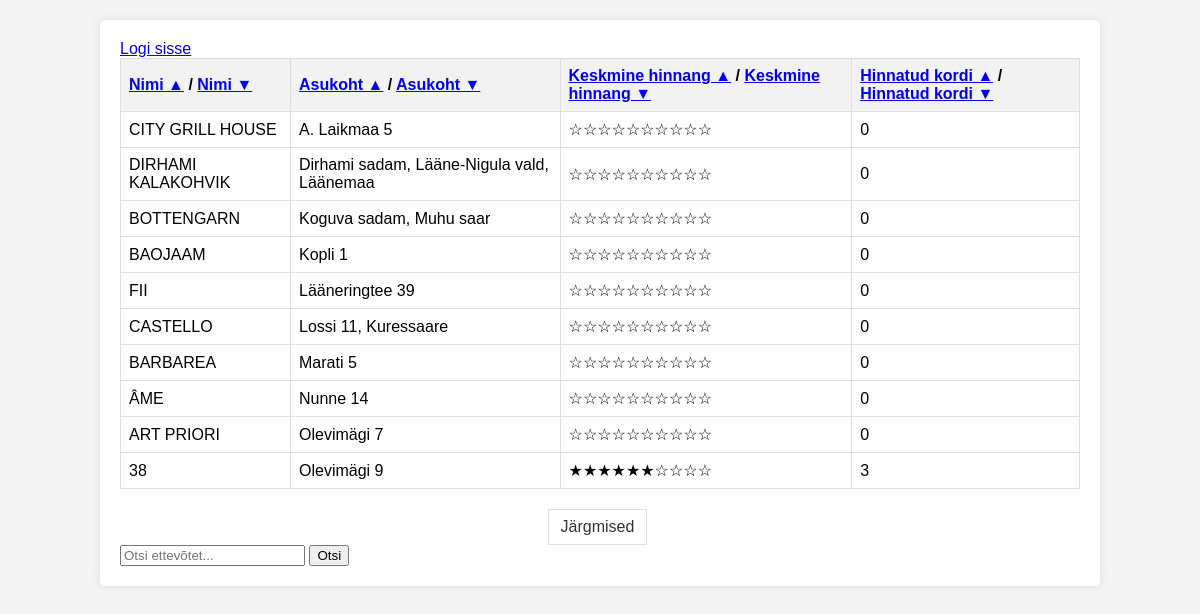
Screenshot of /?sort=location_asc with the database file from the repository.
### tables this page shows
CREATE TABLE `restokad` (
  `id` int(11) NOT NULL,
  `Nimi` varchar(255) NOT NULL,
  `Asukoht` varchar(255) NOT NULL,
  `Keskmine_hinne` int(11) DEFAULT 0,
  `Hinnatud_kordi` int(11) DEFAULT 0
);

### index.php (the view, shortened to what this page needs)
<!DOCTYPE html>
<html lang="en">
<head>
</head>
<body>
<div class="container">
    <a href="admin.php" class="logi">Logi sisse</a>
<?php
$servername = "localhost";
$username = "root";
$password = "";
$dbname = "restod";
$conn = new mysqli($servername, $username, $password, $dbname);
$records_per_page = 10;
if (isset($_GET['page']) && is_numeric($_GET['page'])) {
    $page = $_GET['page'];
} else {
    $page = 1;
}
$start_from = ($page - 1) * $records_per_page;
$order_by = "";
if (isset($_GET['sort'])) {
    switch ($_GET['sort']) {
        case 'location_asc':
            $order_by = " ORDER BY Asukoht ASC";
            break;
    }
}
$search = "";
$search_condition = "";
$sql = "SELECT id, Nimi, Asukoht, Keskmine_hinne, Hinnatud_kordi FROM restokad $search_condition $order_by LIMIT $start_from, $records_per_page";
$result = $conn->query($sql);
if ($result->num_rows > 0) {
    echo "<table>
            <thead>
                <tr>
                    <th><a href='?sort=name_asc'>Nimi ▲</a> / <a href='?sort=name_desc'>Nimi ▼</a></th>
                    <th><a href='?sort=location_asc'>Asukoht ▲</a> / <a href='?sort=location_desc'>Asukoht ▼</a></th>
                    <th><a href='?sort=rating_asc'>Keskmine hinnang ▲</a> / <a href='?sort=rating_desc'>Keskmine hinnang ▼</a></th>
                    <th><a href='?sort=rated_asc'>Hinnatud kordi ▲</a> / <a href='?sort=rated_desc'>Hinnatud kordi ▼</a></th>
                </tr>
            </thead>
            <tbody>";
    while ($row = $result->fetch_assoc()) {
        echo "<tr onclick=\"location.href='rate.php?id=" . $row['id'] . "'\" style=\"cursor:pointer;\">";
        echo "<td>" . $row["Nimi"] . "</td>";
        echo "<td>" . $row["Asukoht"] . "</td>";
        echo "<td>" . str_repeat('★', round($row["Keskmine_hinne"])) . str_repeat('☆', 10 - round($row["Keskmine_hinne"])) . "</td>";
        echo "<td>" . $row["Hinnatud_kordi"] . "</td>";
        echo "</tr>";
    }
    echo "</tbody></table>";
} else {
    echo "Andmed puuduvad";
}
echo "<div class='pagination'>";
$sql = "SELECT COUNT(*) AS total FROM restokad $search_condition";
$result = $conn->query($sql);
$row = $result->fetch_assoc();
$total_pages = ceil($row["total"] / $records_per_page);
if ($page < $total_pages) {
    echo "<a href='?page=" . ($page + 1) . "&search=" . urlencode($search) . "'>Järgmised</a>";
}
echo "</div>";
?>
<div>
    <form method="GET">
        <input type="text" name="search" placeholder="Otsi ettevõtet..." value="<?php echo htmlspecialchars($search); ?>">
        <input type="submit" value="Otsi">
    </form>
</div>
</div>
</body>
</html>

### index.php (style rules this page uses)
body { font-family: Arial, sans-serif; background-color: #f4f4f4; margin: 0; padding: 0; }
.container { width: 80%; margin: 0 auto; background-color: #fff; padding: 20px; margin-top: 20px; box-shadow: 0px 0px 10px rgba(0, 0, 0, 0.1); border-radius: 5px; }
table { width: 100%; border-collapse: collapse; margin-bottom: 20px; }
th, td { border: 1px solid #dddddd; padding: 8px; text-align: left; }
th { background-color: #f2f2f2; cursor: pointer; }
.pagination { margin-top: 20px; text-align: center; overflow-x: auto; }
.pagination a { padding: 8px 12px; text-decoration: none; color: #333; border: 1px solid #dddddd; margin-right: 5px; background-color: #fff; transition: background-color 0.3s ease; display: inline-block; }

### rows the page displays
restokad: Nimi "CITY GRILL HOUSE", Asukoht "A. Laikmaa 5", Keskmine_hinne "☆☆☆☆☆☆☆☆☆☆", Hinnatud_kordi "0"
restokad: Nimi "DIRHAMI KALAKOHVIK", Asukoht "Dirhami sadam, Lääne-Nigula vald, Läänemaa", Keskmine_hinne "☆☆☆☆☆☆☆☆☆☆", Hinnatud_kordi "0"
restokad: Nimi "BOTTENGARN", Asukoht "Koguva sadam, Muhu saar", Keskmine_hinne "☆☆☆☆☆☆☆☆☆☆", Hinnatud_kordi "0"
restokad: Nimi "BAOJAAM", Asukoht "Kopli 1", Keskmine_hinne "☆☆☆☆☆☆☆☆☆☆", Hinnatud_kordi "0"
restokad: Nimi "FII", Asukoht "Lääneringtee 39", Keskmine_hinne "☆☆☆☆☆☆☆☆☆☆", Hinnatud_kordi "0"
restokad: Nimi "CASTELLO", Asukoht "Lossi 11, Kuressaare", Keskmine_hinne "☆☆☆☆☆☆☆☆☆☆", Hinnatud_kordi "0"
restokad: Nimi "BARBAREA", Asukoht "Marati 5", Keskmine_hinne "☆☆☆☆☆☆☆☆☆☆", Hinnatud_kordi "0"
restokad: Nimi "ÂME", Asukoht "Nunne 14", Keskmine_hinne "☆☆☆☆☆☆☆☆☆☆", Hinnatud_kordi "0"
restokad: Nimi "ART PRIORI", Asukoht "Olevimägi 7", Keskmine_hinne "☆☆☆☆☆☆☆☆☆☆", Hinnatud_kordi "0"
restokad: Nimi "38", Asukoht "Olevimägi 9", Keskmine_hinne "★★★★★★", Keskmine_hinne "☆☆☆☆", Hinnatud_kordi "3"
